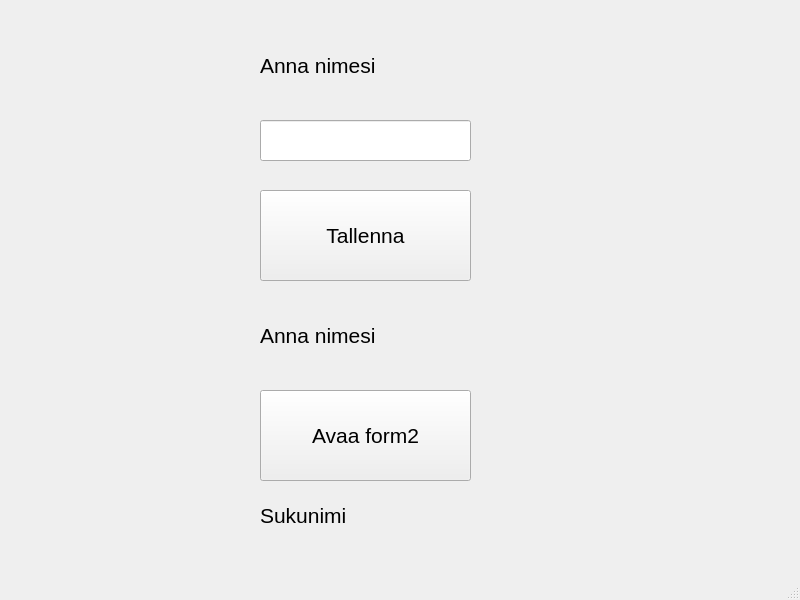
<?xml version="1.0" encoding="UTF-8"?>
<ui version="4.0">
 <class>MainWindow</class>
 <widget class="QMainWindow" name="MainWindow">
  <property name="geometry">
   <rect>
    <x>0</x>
    <y>0</y>
    <width>800</width>
    <height>600</height>
   </rect>
  </property>
  <property name="windowTitle">
   <string>MainWindow</string>
  </property>
  <widget class="QWidget" name="centralwidget">
   <widget class="QPushButton" name="btnSave">
    <property name="geometry">
     <rect>
      <x>260</x>
      <y>190</y>
      <width>211</width>
      <height>91</height>
     </rect>
    </property>
    <property name="font">
     <font>
      <pointsize>16</pointsize>
     </font>
    </property>
    <property name="text">
     <string>Tallenna</string>
    </property>
   </widget>
   <widget class="QLabel" name="label">
    <property name="geometry">
     <rect>
      <x>260</x>
      <y>40</y>
      <width>201</width>
      <height>51</height>
     </rect>
    </property>
    <property name="font">
     <font>
      <pointsize>16</pointsize>
     </font>
    </property>
    <property name="text">
     <string>Anna nimesi</string>
    </property>
   </widget>
   <widget class="QLineEdit" name="textFname">
    <property name="geometry">
     <rect>
      <x>260</x>
      <y>120</y>
      <width>211</width>
      <height>41</height>
     </rect>
    </property>
    <property name="font">
     <font>
      <pointsize>16</pointsize>
     </font>
    </property>
   </widget>
   <widget class="QLabel" name="labelResult">
    <property name="geometry">
     <rect>
      <x>260</x>
      <y>310</y>
      <width>201</width>
      <height>51</height>
     </rect>
    </property>
    <property name="font">
     <font>
      <pointsize>16</pointsize>
     </font>
    </property>
    <property name="text">
     <string>Anna nimesi</string>
    </property>
   </widget>
   <widget class="QPushButton" name="btnOpenForm2">
    <property name="geometry">
     <rect>
      <x>260</x>
      <y>390</y>
      <width>211</width>
      <height>91</height>
     </rect>
    </property>
    <property name="font">
     <font>
      <pointsize>16</pointsize>
     </font>
    </property>
    <property name="text">
     <string>Avaa form2</string>
    </property>
   </widget>
   <widget class="QLabel" name="labelLname">
    <property name="geometry">
     <rect>
      <x>260</x>
      <y>490</y>
      <width>201</width>
      <height>51</height>
     </rect>
    </property>
    <property name="font">
     <font>
      <pointsize>16</pointsize>
     </font>
    </property>
    <property name="text">
     <string>Sukunimi</string>
    </property>
   </widget>
  </widget>
  <widget class="QMenuBar" name="menubar">
   <property name="geometry">
    <rect>
     <x>0</x>
     <y>0</y>
     <width>800</width>
     <height>25</height>
    </rect>
   </property>
  </widget>
  <widget class="QStatusBar" name="statusbar"/>
 </widget>
 <resources/>
 <connections/>
</ui>
